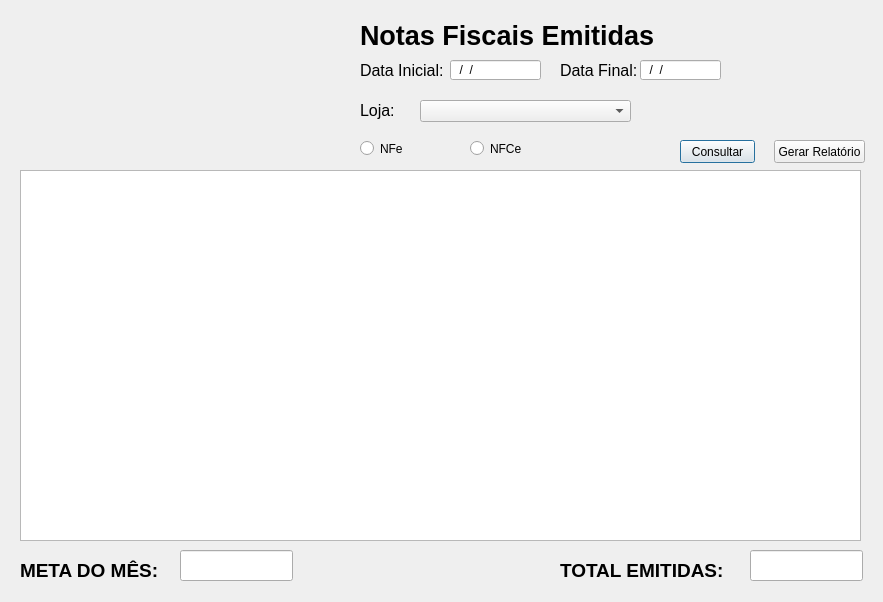
<?xml version="1.0" encoding="UTF-8"?>
<ui version="4.0">
 <class>Dialog</class>
 <widget class="QDialog" name="Dialog">
  <property name="geometry">
   <rect>
    <x>0</x>
    <y>0</y>
    <width>883</width>
    <height>602</height>
   </rect>
  </property>
  <property name="windowTitle">
   <string>Dialog</string>
  </property>
  <widget class="QLabel" name="label_2">
   <property name="geometry">
    <rect>
     <x>360</x>
     <y>10</y>
     <width>421</width>
     <height>51</height>
    </rect>
   </property>
   <property name="font">
    <font>
     <pointsize>20</pointsize>
     <weight>75</weight>
     <bold>true</bold>
    </font>
   </property>
   <property name="text">
    <string>Notas Fiscais Emitidas </string>
   </property>
  </widget>
  <widget class="QLabel" name="label_3">
   <property name="geometry">
    <rect>
     <x>20</x>
     <y>10</y>
     <width>281</width>
     <height>151</height>
    </rect>
   </property>
   <property name="text">
    <string/>
   </property>
   <property name="pixmap">
    <pixmap>../imagens/logo_nova.png</pixmap>
   </property>
   <property name="scaledContents">
    <bool>true</bool>
   </property>
  </widget>
  <widget class="QLabel" name="label">
   <property name="geometry">
    <rect>
     <x>360</x>
     <y>60</y>
     <width>91</width>
     <height>21</height>
    </rect>
   </property>
   <property name="font">
    <font>
     <pointsize>12</pointsize>
    </font>
   </property>
   <property name="text">
    <string>Data Inicial:</string>
   </property>
  </widget>
  <widget class="QLabel" name="label_4">
   <property name="geometry">
    <rect>
     <x>560</x>
     <y>60</y>
     <width>91</width>
     <height>21</height>
    </rect>
   </property>
   <property name="font">
    <font>
     <pointsize>12</pointsize>
    </font>
   </property>
   <property name="text">
    <string>Data Final:</string>
   </property>
  </widget>
  <widget class="QLineEdit" name="lineEdit">
   <property name="geometry">
    <rect>
     <x>450</x>
     <y>60</y>
     <width>91</width>
     <height>20</height>
    </rect>
   </property>
   <property name="inputMask">
    <string>99/99/9999</string>
   </property>
  </widget>
  <widget class="QLineEdit" name="lineEdit_2">
   <property name="geometry">
    <rect>
     <x>640</x>
     <y>60</y>
     <width>81</width>
     <height>20</height>
    </rect>
   </property>
   <property name="inputMask">
    <string>99/99/9999</string>
   </property>
  </widget>
  <widget class="QTableWidget" name="tableWidget">
   <property name="geometry">
    <rect>
     <x>20</x>
     <y>170</y>
     <width>841</width>
     <height>371</height>
    </rect>
   </property>
  </widget>
  <widget class="QPushButton" name="pushButton">
   <property name="geometry">
    <rect>
     <x>680</x>
     <y>140</y>
     <width>75</width>
     <height>23</height>
    </rect>
   </property>
   <property name="text">
    <string>Consultar</string>
   </property>
  </widget>
  <widget class="QLineEdit" name="lineEdit_4">
   <property name="geometry">
    <rect>
     <x>750</x>
     <y>550</y>
     <width>113</width>
     <height>31</height>
    </rect>
   </property>
   <property name="font">
    <font>
     <pointsize>10</pointsize>
    </font>
   </property>
  </widget>
  <widget class="QLabel" name="label_6">
   <property name="geometry">
    <rect>
     <x>560</x>
     <y>560</y>
     <width>181</width>
     <height>21</height>
    </rect>
   </property>
   <property name="font">
    <font>
     <pointsize>14</pointsize>
     <weight>75</weight>
     <bold>true</bold>
    </font>
   </property>
   <property name="text">
    <string>TOTAL EMITIDAS:</string>
   </property>
  </widget>
  <widget class="QRadioButton" name="radioButton">
   <property name="geometry">
    <rect>
     <x>360</x>
     <y>140</y>
     <width>91</width>
     <height>17</height>
    </rect>
   </property>
   <property name="text">
    <string>NFe</string>
   </property>
  </widget>
  <widget class="QRadioButton" name="radioButton_2">
   <property name="geometry">
    <rect>
     <x>470</x>
     <y>140</y>
     <width>111</width>
     <height>17</height>
    </rect>
   </property>
   <property name="text">
    <string>NFCe</string>
   </property>
  </widget>
  <widget class="QLabel" name="label_8">
   <property name="geometry">
    <rect>
     <x>20</x>
     <y>560</y>
     <width>151</width>
     <height>21</height>
    </rect>
   </property>
   <property name="font">
    <font>
     <pointsize>14</pointsize>
     <weight>75</weight>
     <bold>true</bold>
    </font>
   </property>
   <property name="text">
    <string>META DO MÊS:</string>
   </property>
  </widget>
  <widget class="QLineEdit" name="lineEdit_6">
   <property name="geometry">
    <rect>
     <x>180</x>
     <y>550</y>
     <width>113</width>
     <height>31</height>
    </rect>
   </property>
   <property name="font">
    <font>
     <pointsize>10</pointsize>
    </font>
   </property>
  </widget>
  <widget class="QPushButton" name="pushButton_2">
   <property name="geometry">
    <rect>
     <x>774</x>
     <y>140</y>
     <width>91</width>
     <height>23</height>
    </rect>
   </property>
   <property name="text">
    <string>Gerar Relatório</string>
   </property>
  </widget>
  <widget class="QLabel" name="label_9">
   <property name="geometry">
    <rect>
     <x>360</x>
     <y>100</y>
     <width>51</width>
     <height>21</height>
    </rect>
   </property>
   <property name="font">
    <font>
     <pointsize>12</pointsize>
    </font>
   </property>
   <property name="text">
    <string>Loja:</string>
   </property>
  </widget>
  <widget class="QComboBox" name="comboBox">
   <property name="geometry">
    <rect>
     <x>420</x>
     <y>100</y>
     <width>211</width>
     <height>22</height>
    </rect>
   </property>
  </widget>
 </widget>
 <resources/>
 <connections/>
</ui>
